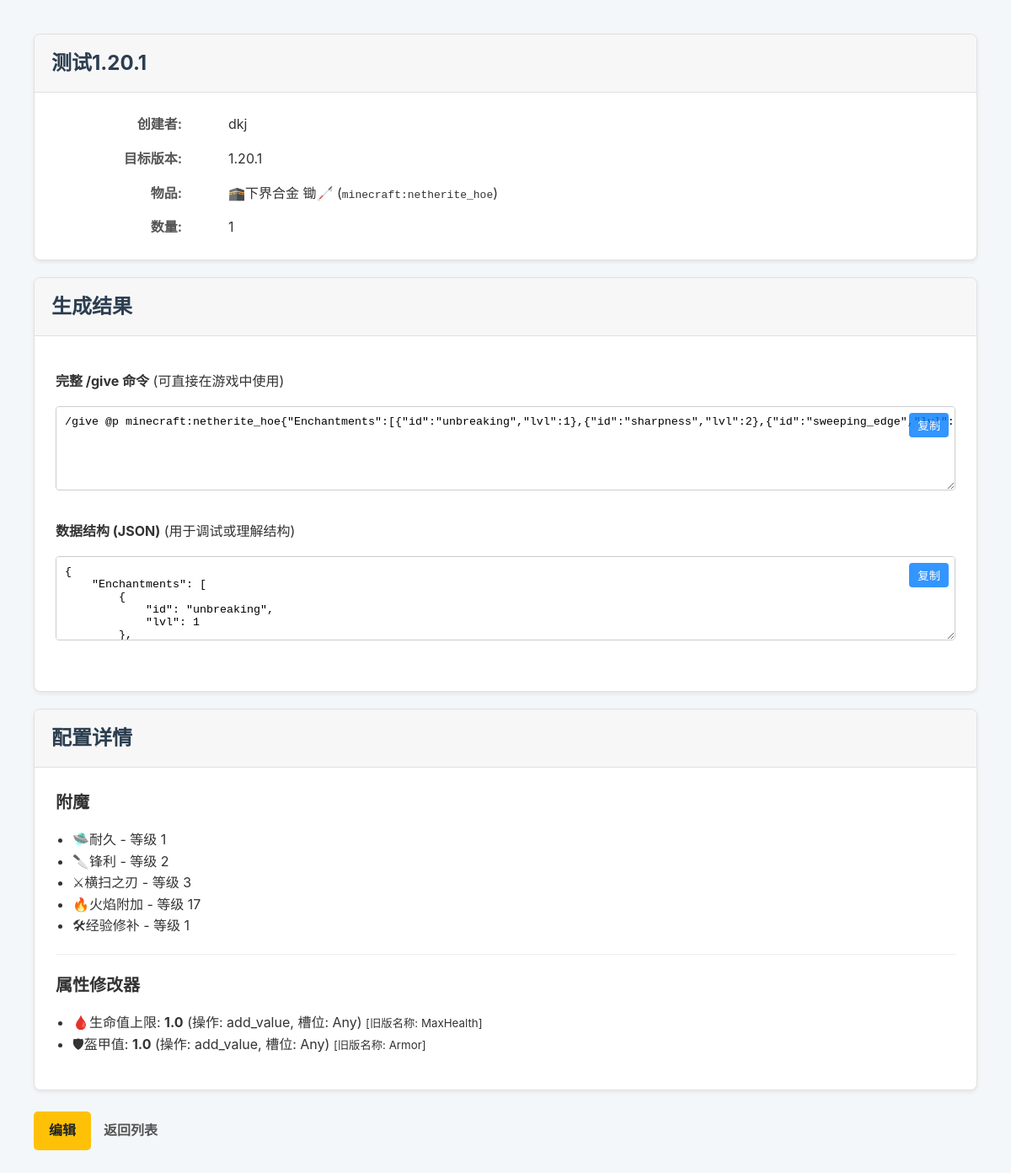
Page /MC_command/7/ (signed in) on the committed database.
### MC_command/models.py (models this page shows, shortened)
class GeneratedCommand(models.Model):
    user = models.ForeignKey(User, on_delete=models.CASCADE, related_name="commands")
    title = models.CharField(max_length=100, help_text="为这个命令配置起一个名字，方便查找")
    target_version = models.ForeignKey(MinecraftVersion, on_delete=models.PROTECT, help_text="命令生成的目标 Minecraft 版本")
    material = models.ForeignKey(Material, on_delete=models.PROTECT, null=True, blank=True, help_text="物品的材质")
    item_type = models.ForeignKey(ItemType, on_delete=models.PROTECT, null=True, blank=True, help_text="物品的基础类型")
    custom_name = models.CharField(max_length=255, blank=True, null=True, help_text="物品在游戏中的自定义名称 (支持JSON文本)")
    lore = models.TextField(blank=True, null=True, help_text="物品的描述文字 (支持JSON文本), 每行用 \\n 分隔")
    count = models.PositiveIntegerField(default=1)
    created_at = models.DateTimeField(auto_now_add=True)
    updated_at = models.DateTimeField(auto_now=True)
    @property
    def item_name(self):
        material_dn = self.material.display_name if self.material else ""
        type_dn = self.item_type.display_name if self.item_type else ""
        if material_dn and type_dn:
            return f"{material_dn} {type_dn}"
        return material_dn or type_dn
    @property
    def item_id(self):
        material_sn = self.material.system_name if self.material else ""
        type_sn = self.item_type.system_name if self.item_type else ""
        base_id = ""
        if material_sn and type_sn:
            base_id = f"{material_sn}_{type_sn}"
        else:
            base_id = material_sn or type_sn
        return f"minecraft:{base_id}" if base_id else ""
    class Meta:
        verbose_name = "物品配置"
        verbose_name_plural = "<0>完整物品配置"

class MinecraftVersion(models.Model):
    version_number = models.CharField(max_length=20, unique=True, help_text="例如 '1.20.1' 或 '1.21.4'")
    ordering_id = models.PositiveIntegerField(unique=True, help_text="用于排序和比较的版本整数ID, 例如 12001 代表 1.20.1")
    class Meta:
        ordering = ['ordering_id']
        verbose_name = "版本"
        verbose_name_plural = "<1>版本"

class Material(models.Model):
    system_name = models.CharField(max_length=50, unique=True, help_text="系统内部名称, e.g., 'diamond'"
                                   ,
        null=True,  # 允许数据库中的值为 NULL
        blank=True  # 允许在表单中该字段为空
        )
    display_name = models.CharField(
        max_length=50,
        help_text="用于显示的名称, e.g., '钻石'",
        null=True,  # 允许数据库中的值为 NULL
        blank=True  # 允许在表单中该字段为空
    )
    class Meta:
        verbose_name = "材质"
        verbose_name_plural = "<💎>材质"
        ordering = ['display_name']

class ItemType(models.Model):
    system_name = models.CharField(max_length=50, unique=True, help_text="系统内部名称, e.g., 'sword'",
        null=True,  # 允许数据库中的值为 NULL
        blank=True  # 允许在表单中该字段为空
    )
    display_name = models.CharField(
        max_length=50,
        help_text="用于显示的名称, e.g., '剑'",
        null=True,  # 允许数据库中的值为 NULL
        blank=True  # 允许在表单中该字段为空
    )
    function_type = models.CharField(
        max_length=50, help_text="物品的功能分类",
        choices=[
            ('all', '普通物品'),
            ('spawn_egg', '生成蛋'),
            ('potion', '药水(箭/食物)'),
            ('written_book', '成书'),
            ('firework', '烟花火箭'),
        ],default='all', verbose_name="功能类型"
    )
    class Meta:
        verbose_name = "物品类型"
        verbose_name_plural = "<🗡>物品类型"
        ordering = ['display_name']

class AppliedEnchantment(models.Model):
    command = models.ForeignKey(GeneratedCommand, on_delete=models.CASCADE, related_name="enchantments")
    enchantment = models.ForeignKey(Enchantment, on_delete=models.CASCADE)
    level = models.PositiveIntegerField(default=1)
    class Meta:
        unique_together = ('command', 'enchantment')

class VersionedItem(models.Model):
    min_version = models.ForeignKey(
        MinecraftVersion, on_delete=models.PROTECT, related_name='+',
        blank=True, null=True, help_text="该项目有效的最低版本 (留空表示无限制)"
    )
    max_version = models.ForeignKey(
        MinecraftVersion, on_delete=models.PROTECT, related_name='+',
        blank=True, null=True, help_text="该项目有效的最高版本 (留空表示无限制)"
    )
    class Meta:
        abstract = True

class Enchantment(VersionedItem):
    enchant_id = models.CharField(max_length=100, help_text="附魔ID, 例如 'minecraft:sharpness'")
    name = models.CharField(max_length=100, help_text="人类可读的名称, 例如 'Sharpness'")
    max_level = models.PositiveIntegerField(default=127, help_text="附魔的最大等级, 例如 Sharpness 的最大等级是 127")
    enchant_type = models.CharField(
        max_length=50,help_text="附魔类型, 例如 'weapon', 'armor', 'fishing_rod', 'trident' 等",
        choices=[
            ('weapon', '武器'),
            ('armor', '盔甲'),
            ('fishing_rod', '钓鱼竿'),
            ('trident', '三叉戟'),
            ('bow', '弓'),
            ('crossbow', '弩'),
            ('all', '杂项'),
            ('helmet', '头盔'),
            ('boots', '靴子'),
        ],
        default='all'
    )
    class Meta:
        verbose_name = "附魔效果"
        verbose_name_plural = "[🔥]附魔效果"
        ordering = ['name']

class AppliedAttribute(models.Model):
    command = models.ForeignKey(GeneratedCommand, on_delete=models.CASCADE, related_name="attributes")
    attribute = models.ForeignKey(AttributeType, on_delete=models.CASCADE)
    amount = models.FloatField()
    operation = models.IntegerField(choices=[(0, "add_value"), (1, "add_multiplied_base"), (2, "add_multiplied_total")], default=0)
    slot = models.CharField(max_length=20, choices=[("any", "Any"), ("mainhand", "Main Hand"), ("offhand", "Off Hand"), ("head", "Head"), ("chest", "Chest"), ("legs", "Legs"), ("feet", "Feet")], default="any")
    uuid = models.UUIDField(default=uuid.uuid4, editable=False, help_text="修饰符的唯一ID，自动生成。")
    modifier_name = models.CharField(
        max_length=100,
        blank=True,  # 允许该字段在表单中为空
        null=True,   # 允许数据库中该字段为 NULL
        help_text="[重要] 仅用于 1.20.4 及更早版本。1.20.5+ 版本已废弃此字段。"
    )

class AttributeType(VersionedItem):
    attribute_id = models.CharField(max_length=100, help_text="属性ID, 例如 'generic.attack_damage'")
    name = models.CharField(max_length=100, help_text="人类可读的名称, 例如 'Generic Attack Damage'")
    class Meta:
        verbose_name = "属性效果"
        verbose_name_plural = "[💪]属性效果"
        ordering = ['name']

### MC_command/views.py (the view)
# urls.py: path("<int:command_id>/", views.detail, name="detail"),
@login_required
def detail(request, command_id):
    command_obj = get_object_or_404(GeneratedCommand, pk=command_id, user=request.user)
    command_context = _generate_command_context(command_obj)
    context = {
        'command': command_obj,
        'give_command_string': command_context['give_command'],
        'data_structure_json': command_context['data_json'],
    }
    return render(request, 'MC_command/detail.html', context)

### MC_command/components.py (called while the page is built)
def _uuid_to_int_array(uuid_obj):
    int_val = uuid_obj.int
    part1 = (int_val >> 96) & 0xFFFFFFFF
    part2 = (int_val >> 64) & 0xFFFFFFFF
    part3 = (int_val >> 32) & 0xFFFFFFFF
    part4 = int_val & 0xFFFFFFFF
    def to_signed(n):
        return n if n < 2**31 else n - 2**32
    return f"[I;{to_signed(part1)},{to_signed(part2)},{to_signed(part3)},{to_signed(part4)}]"

def generate_nbt_enchantments(related_manager):
    enchantments = [{'id': ench.enchantment.enchant_id, 'lvl': ench.level} for ench in related_manager.all()]
    return {'Enchantments': enchantments}

def generate_nbt_attributes(related_manager):
    modifier_list = []
    for attr in related_manager.all():
        modifier_list.append({
            "AttributeName": attr.attribute.attribute_id, "Name": attr.modifier_name,
            "Amount": attr.amount, "Operation": attr.operation, "Slot": attr.slot,
            "UUID": _uuid_to_int_array(attr.uuid)
        })
    return {'AttributeModifiers': modifier_list}

### MC_command/views.py (called while the page is built)
def _generate_command_context(command: GeneratedCommand) -> dict:
    target_version_id = command.target_version.ordering_id
    base_item_id = command.item_id
    if target_version_id >= 12005: # Minecraft 1.20.5+
        data_structure = _build_component_structure(command)
        data_string = ",".join([f"{key}={value}" for key, value in data_structure.items()])
        give_command = f"/give @p {base_item_id}[{data_string}] {command.count}"
    else: # Older versions
        data_structure = _build_nbt_tag_structure(command)
        data_string = json.dumps(data_structure, separators=(',', ':')) if data_structure else ''
        give_command = f"/give @p {base_item_id}{data_string} {command.count}"
    return {
        'give_command': give_command,
        'data_json': json.dumps(data_structure, indent=4, ensure_ascii=False),
    }

### MC_command/templates/MC_command/detail.html (shortened to what this page needs)
{% extends 'MC_command/base.html' %}
{% block content %}
    <div class="card">
        <div class="card-header">
            <h1>{{ command.title }}</h1>
        </div>
        <div class="card-body">
            <div class="details-grid">
                <dt>创建者:</dt> <dd>{{ command.user.username }}</dd>
                <dt>目标版本:</dt> <dd>{{ command.target_version.version_number }}</dd>
                <dt>物品:</dt> <dd>{{ command.item_name }} (<code>{{ command.item_id }}</code>)</dd>
                <dt>数量:</dt> <dd>{{ command.count }}</dd>
            </div>
        </div>
    </div>
    <div class="card">
        <div class="card-header">
            <h2>生成结果</h2>
        </div>
        <div class="card-body">
            <p><strong>完整 /give 命令</strong> (可直接在游戏中使用)</p>
            <div class="textarea-container">
                <textarea id="give-command" readonly>{{ give_command_string }}</textarea>
                <button class="copy-btn" onclick="copyToClipboard('give-command')">复制</button>
            </div>
            <p><strong>数据结构 (JSON)</strong> (用于调试或理解结构)</p>
            <div class="textarea-container">
                <textarea id="data-json" readonly>{{ data_structure_json }}</textarea>
                <button class="copy-btn" onclick="copyToClipboard('data-json')">复制</button>
            </div>
        </div>
    </div>
    <div class="card">
        <div class="card-header">
            <h2>配置详情</h2>
        </div>
        <div class="card-body">
            {% if command.enchantments.all %}
                <h3>附魔</h3>
                <ul>
                {% for applied_enchantment in command.enchantments.all %}
                    <li>{{ applied_enchantment.enchantment.name }} - 等级 {{ applied_enchantment.level }}</li>
                {% endfor %}
                </ul>
                <hr>
            {% endif %}
            {% if command.attributes.all %}
                <h3>属性修改器</h3>
                <ul>
                {% for attr in command.attributes.all %}
                    <li>
                        {{ attr.attribute.name }}: <strong>{{ attr.amount }}</strong>
                        (操作: {{ attr.get_operation_display }}, 槽位: {{ attr.get_slot_display }})
                        {% if attr.modifier_name %}<small> [旧版名称: {{ attr.modifier_name }}]</small>{% endif %}
                    </li>
                {% endfor %}
                </ul>
            {% endif %}
        </div>
    </div>
    <div class="form-actions">
        <a href="{% url 'MC_command:edit' command.id %}" class="btn btn-edit">编辑</a>
        <a href="{% url 'MC_command:index' %}" class="cancel-link">返回列表</a>
    </div>
{% endblock %}

### MC_command/static/MC_command/style.css (style rules this page uses)
body { font-family: -apple-system, BlinkMacSystemFont, "Segoe UI", Roboto, "Helvetica Neue", Arial, sans-serif; background-color: #f4f7f9; color: #333; margin: 0; padding: 20px; line-height: 1.6; }
.btn { text-decoration: none; background-color: #007bff; color: white; padding: 10px 18px; border-radius: 5px; font-weight: bold; transition: background-color 0.2s; border: none; cursor: pointer; }
.card-body { padding: 20px; flex-grow: 1; }
.card-body h3 { margin-top: 0; margin-bottom: 15px; font-size: 1.25em; }
.btn-edit { background-color: #ffc107; color: #212529; }
.card { background-color: #fff; border: 1px solid #e0e0e0; border-radius: 8px; box-shadow: 0 2px 5px rgba(0, 0, 0, 0.07); margin-bottom: 20px; }
.card-header { background-color: #f7f7f7; padding: 15px 20px; border-bottom: 1px solid #e0e0e0; border-radius: 8px 8px 0 0; }
.card-header h1, .card-header h2 { margin: 0; font-size: 1.5em; color: #2c3e50; }
.card-body { padding: 25px; }
.form-actions { margin-top: 25px; display: flex; align-items: center; gap: 15px; }
.cancel-link { color: #555; text-decoration: none; font-weight: bold; }
.textarea-container { position: relative; margin-bottom: 15px; min-height: 120px; }
textarea { width: 100%; box-sizing: border-box; padding: 10px; border: 1px solid #ccc; border-radius: 4px; font-family: Consolas, Monaco, 'Andale Mono', 'Ubuntu Mono', monospace; min-height: 100px; white-space: pre; word-wrap: normal; overflow-x: auto; resize: vertical; }
.copy-btn { position: absolute; top: 8px; right: 8px; background-color: #007bff; color: white; border: none; border-radius: 4px; padding: 5px 10px; cursor: pointer; opacity: 0.8; }
.details-grid { display: grid; grid-template-columns: 150px 1fr; gap: 15px; align-items: center; }
.details-grid dt { font-weight: bold; text-align: right; color: #555; }
ul { list-style-type: disc; padding-left: 20px; }
hr { border: 0; border-top: 1px solid #eee; margin: 20px 0; }

### rows in the picture
GeneratedCommand: title "测试1.20.1", user.username "dkj", target_version.version_number "1.20.1", item_name "🕋下界合金 锄🦯", item_id "minecraft:netherite_hoe", count "1"
AppliedEnchantment: enchantment.name "🛸耐久", level "1"
AppliedEnchantment: enchantment.name "🔪锋利", level "2"
AppliedEnchantment: enchantment.name "⚔横扫之刃", level "3"
AppliedEnchantment: enchantment.name "🔥火焰附加", level "17"
AppliedEnchantment: enchantment.name "🛠经验修补", level "1"
AppliedAttribute: attribute.name "🩸生命值上限", amount "1.0", operation "add_value", slot "Any", modifier_name "MaxHealth"
AppliedAttribute: attribute.name "🛡盔甲值", amount "1.0", operation "add_value", slot "Any", modifier_name "Armor"
